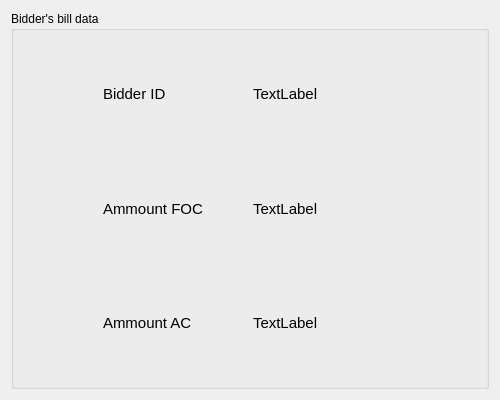
<?xml version="1.0" encoding="UTF-8"?>
<ui version="4.0">
 <class>BillDetails</class>
 <widget class="QDialog" name="BillDetails">
  <property name="geometry">
   <rect>
    <x>0</x>
    <y>0</y>
    <width>500</width>
    <height>400</height>
   </rect>
  </property>
  <property name="sizePolicy">
   <sizepolicy hsizetype="Fixed" vsizetype="Fixed">
    <horstretch>0</horstretch>
    <verstretch>0</verstretch>
   </sizepolicy>
  </property>
  <property name="minimumSize">
   <size>
    <width>500</width>
    <height>400</height>
   </size>
  </property>
  <property name="maximumSize">
   <size>
    <width>500</width>
    <height>400</height>
   </size>
  </property>
  <property name="windowTitle">
   <string>Bill application - Bidder bill details</string>
  </property>
  <layout class="QGridLayout" name="gridLayout">
   <item row="0" column="0">
    <widget class="QGroupBox" name="groupBox">
     <property name="title">
      <string>Bidder's bill data</string>
     </property>
     <layout class="QGridLayout" name="gridLayout_2">
      <item row="0" column="0">
       <layout class="QHBoxLayout" name="horizontalLayout">
        <item>
         <spacer name="horizontalSpacer">
          <property name="orientation">
           <enum>Qt::Horizontal</enum>
          </property>
          <property name="sizeType">
           <enum>QSizePolicy::Fixed</enum>
          </property>
          <property name="sizeHint" stdset="0">
           <size>
            <width>80</width>
            <height>20</height>
           </size>
          </property>
         </spacer>
        </item>
        <item>
         <widget class="QLabel" name="label">
          <property name="font">
           <font>
            <pointsize>11</pointsize>
           </font>
          </property>
          <property name="text">
           <string>Bidder ID</string>
          </property>
         </widget>
        </item>
        <item>
         <widget class="QLabel" name="id">
          <property name="font">
           <font>
            <pointsize>11</pointsize>
           </font>
          </property>
          <property name="text">
           <string>TextLabel</string>
          </property>
         </widget>
        </item>
        <item>
         <spacer name="horizontalSpacer_2">
          <property name="orientation">
           <enum>Qt::Horizontal</enum>
          </property>
          <property name="sizeType">
           <enum>QSizePolicy::Fixed</enum>
          </property>
          <property name="sizeHint" stdset="0">
           <size>
            <width>80</width>
            <height>20</height>
           </size>
          </property>
         </spacer>
        </item>
       </layout>
      </item>
      <item row="1" column="0">
       <layout class="QHBoxLayout" name="horizontalLayout_7">
        <item>
         <spacer name="horizontalSpacer_3">
          <property name="orientation">
           <enum>Qt::Horizontal</enum>
          </property>
          <property name="sizeType">
           <enum>QSizePolicy::Fixed</enum>
          </property>
          <property name="sizeHint" stdset="0">
           <size>
            <width>80</width>
            <height>20</height>
           </size>
          </property>
         </spacer>
        </item>
        <item>
         <widget class="QLabel" name="label_13">
          <property name="font">
           <font>
            <pointsize>11</pointsize>
           </font>
          </property>
          <property name="text">
           <string>Ammount FOC</string>
          </property>
         </widget>
        </item>
        <item>
         <widget class="QLabel" name="foc">
          <property name="font">
           <font>
            <pointsize>11</pointsize>
           </font>
          </property>
          <property name="text">
           <string>TextLabel</string>
          </property>
         </widget>
        </item>
        <item>
         <spacer name="horizontalSpacer_4">
          <property name="orientation">
           <enum>Qt::Horizontal</enum>
          </property>
          <property name="sizeType">
           <enum>QSizePolicy::Fixed</enum>
          </property>
          <property name="sizeHint" stdset="0">
           <size>
            <width>80</width>
            <height>20</height>
           </size>
          </property>
         </spacer>
        </item>
       </layout>
      </item>
      <item row="2" column="0">
       <layout class="QHBoxLayout" name="horizontalLayout_8">
        <item>
         <spacer name="horizontalSpacer_5">
          <property name="orientation">
           <enum>Qt::Horizontal</enum>
          </property>
          <property name="sizeType">
           <enum>QSizePolicy::Fixed</enum>
          </property>
          <property name="sizeHint" stdset="0">
           <size>
            <width>80</width>
            <height>20</height>
           </size>
          </property>
         </spacer>
        </item>
        <item>
         <widget class="QLabel" name="label_15">
          <property name="font">
           <font>
            <pointsize>11</pointsize>
           </font>
          </property>
          <property name="text">
           <string>Ammount AC</string>
          </property>
         </widget>
        </item>
        <item>
         <widget class="QLabel" name="ac">
          <property name="font">
           <font>
            <pointsize>11</pointsize>
           </font>
          </property>
          <property name="text">
           <string>TextLabel</string>
          </property>
         </widget>
        </item>
        <item>
         <spacer name="horizontalSpacer_6">
          <property name="orientation">
           <enum>Qt::Horizontal</enum>
          </property>
          <property name="sizeType">
           <enum>QSizePolicy::Fixed</enum>
          </property>
          <property name="sizeHint" stdset="0">
           <size>
            <width>80</width>
            <height>20</height>
           </size>
          </property>
         </spacer>
        </item>
       </layout>
      </item>
     </layout>
    </widget>
   </item>
  </layout>
 </widget>
 <resources/>
 <connections/>
</ui>
